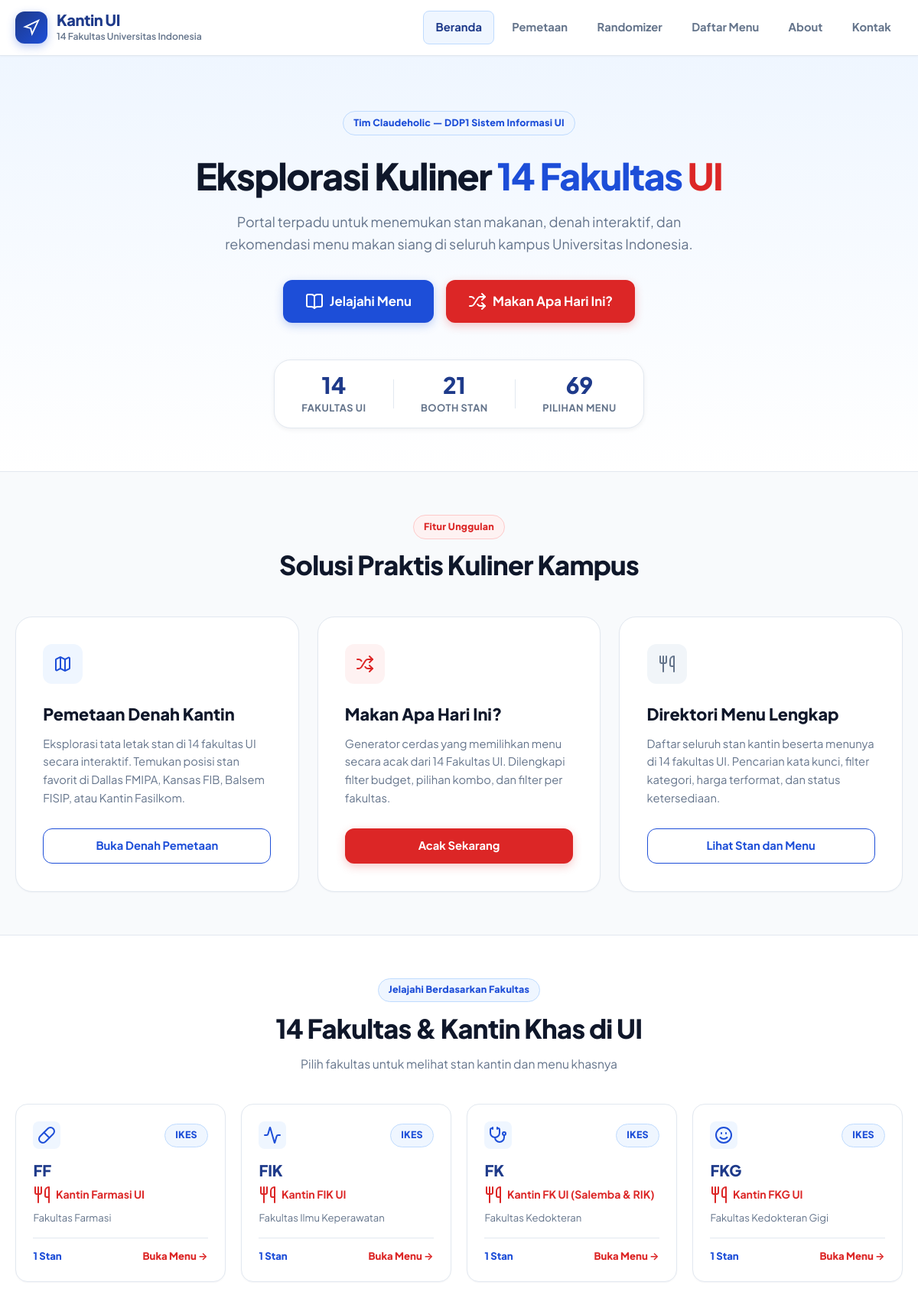
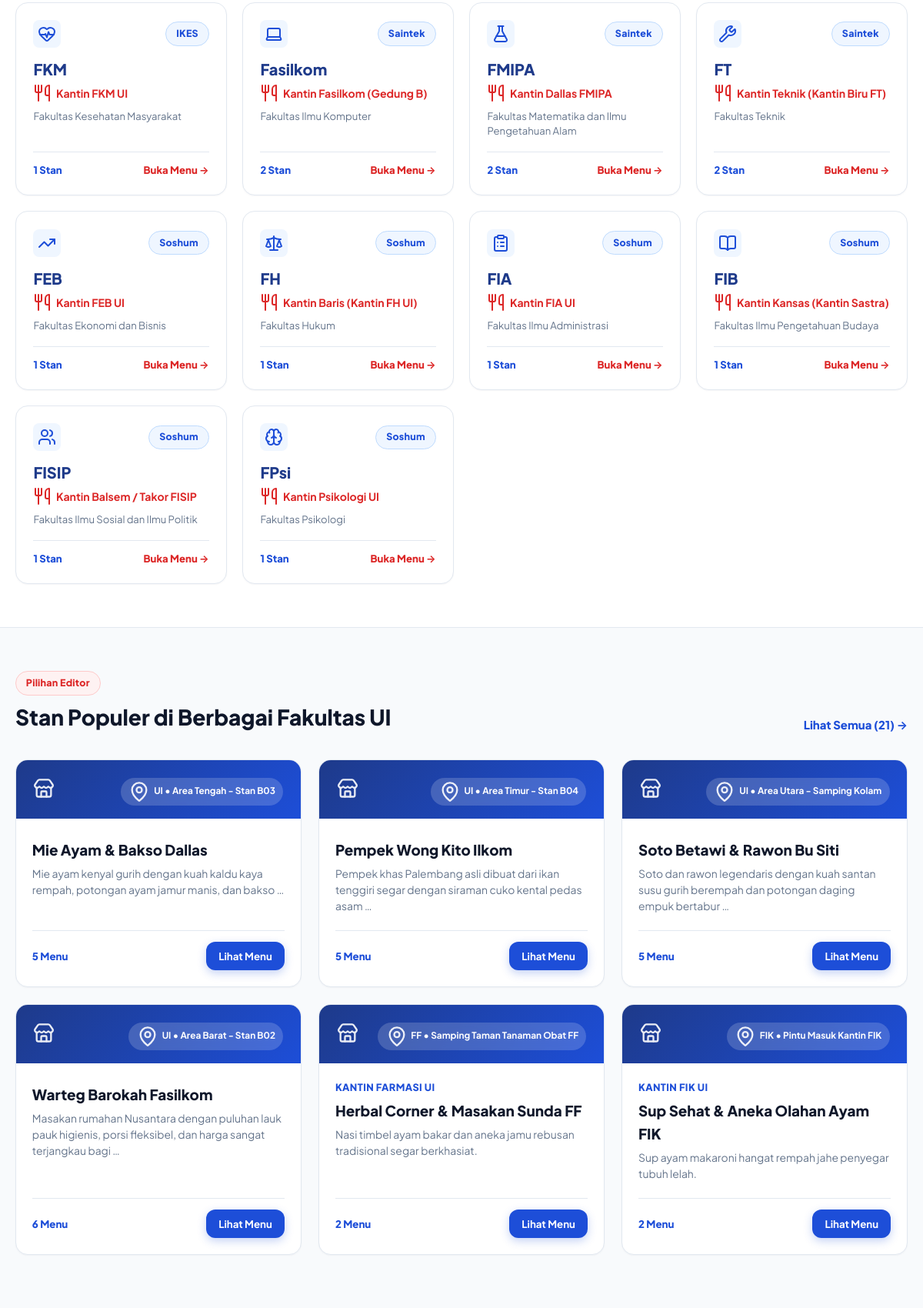
The page / (upper part) on the database its author committed (2 pictures, top to bottom).
### kantin/models.py (models this page shows, shortened)
class Faculty(models.Model):
    CLUSTER_CHOICES = [
        ('Saintek', 'Sains dan Teknologi (Saintek)'),
        ('Soshum', 'Sosial dan Humaniora (Soshum)'),
        ('IKES', 'Ilmu Kesehatan (IKES)'),
    ]
    name = models.CharField(
        max_length=100,
        verbose_name="Nama Fakultas"
    )
    short_name = models.CharField(
        max_length=20,
        unique=True,
        verbose_name="Singkatan (Akronim)"
    )
    canteen_name = models.CharField(
        max_length=100,
        verbose_name="Nama Populer Kantin",
        help_text="Contoh: Kantin Dallas, Kantin Balsem, Kantin Kansas, dll."
    )
    cluster = models.CharField(
        max_length=50,
        choices=CLUSTER_CHOICES,
        verbose_name="Rumpun Ilmu"
    )
    description = models.TextField(
        verbose_name="Deskripsi Kantin Fakultas"
    )
    location_desc = models.CharField(
        max_length=150,
        default="Kampus UI Depok",
        verbose_name="Lokasi di Kampus"
    )
    icon = models.CharField(
        max_length=50,
        default="landmark",
        verbose_name="Nama Icon Lucide",
        help_text="Nama ikon Lucide (misal: landmark, laptop, flask-conical, dll)"
    )
    created_at = models.DateTimeField(
        auto_now_add=True,
        verbose_name="Waktu Ditambahkan"
    )
    class Meta:
        verbose_name = "Fakultas UI"
        verbose_name_plural = "Daftar 14 Fakultas UI"
        ordering = ['cluster', 'name']

class Booth(models.Model):
    faculty = models.ForeignKey(
        Faculty,
        on_delete=models.CASCADE,
        related_name='booths',
        null=True,
        blank=True,
        verbose_name="Fakultas Asal"
    )
    name = models.CharField(
        max_length=100,
        verbose_name="Nama Booth"
    )
    description = models.TextField(
        verbose_name="Deskripsi Booth",
        help_text="Deskripsi singkat mengenai jenis makanan yang dijual atau keunikan booth"
    )
    location = models.CharField(
        max_length=100,
        verbose_name="Lokasi di Kantin",
        help_text="Contoh: Sayap Kiri Kantin Dallas, Depan Kolam Fasilkom, dll."
    )
    map_code = models.CharField(
        max_length=10,
        default="B1",
        verbose_name="Kode Denah",
        help_text="Kode penanda titik pada peta kantin (misal: B1, B2, B3)"
    )
    image = models.ImageField(
        upload_to='booths/',
        blank=True,
        null=True,
        verbose_name="Foto Booth (Opsional)"
    )
    created_at = models.DateTimeField(
        auto_now_add=True,
        verbose_name="Waktu Ditambahkan"
    )
    class Meta:
        verbose_name = "Booth Kantin"
        verbose_name_plural = "Daftar Booth Kantin"
        ordering = ['faculty', 'name']

### kantin/views.py (the view)
# urls.py: path('', views.home, name='home'),
def home(request):
    total_faculty = Faculty.objects.count()
    total_booth = Booth.objects.count()
    total_menu = Menu.objects.count()
    faculties = Faculty.objects.prefetch_related('booths').all()
    featured_booths = Booth.objects.select_related('faculty').all()[:6]
    context = {
        'total_faculty': total_faculty,
        'total_booth': total_booth,
        'total_menu': total_menu,
        'faculties': faculties,
        'featured_booths': featured_booths,
    }
    return render(request, 'kantin/home.html', context)

### templates/kantin/home.html (shortened to what this page needs)
{% extends "base.html" %}
{% load static %}
{% block content %}
<section class="hero">
  <div class="container">
    <span class="badge badge-blue" style="margin-bottom:1.1rem">Tim Claudeholic &mdash; DDP1 Sistem Informasi UI</span>
    <h1 class="hero-title">Eksplorasi Kuliner <span class="hl-blue">14 Fakultas</span> <span class="hl-red">UI</span></h1>
    <p class="hero-desc">Portal terpadu untuk menemukan stan makanan, denah interaktif, dan rekomendasi menu makan siang di seluruh kampus Universitas Indonesia.</p>
    <div class="hero-actions">
      <a href="{% url 'kantin:menu_list' %}" class="btn btn-blue" style="font-size:1.05rem;padding:.85rem 1.75rem"><i data-lucide="book-open"></i> Jelajahi Menu</a>
      <a href="{% url 'kantin:randomizer' %}" class="btn btn-red" style="font-size:1.05rem;padding:.85rem 1.75rem"><i data-lucide="shuffle"></i> Makan Apa Hari Ini?</a>
    </div>
    <div class="stats-bar">
      <div class="stat-item"><div class="stat-num">{{ total_faculty }}</div><div class="stat-label">Fakultas UI</div></div>
      <div class="stat-item"><div class="stat-num">{{ total_booth }}</div><div class="stat-label">Booth Stan</div></div>
      <div class="stat-item"><div class="stat-num">{{ total_menu }}</div><div class="stat-label">Pilihan Menu</div></div>
    </div>
  </div>
</section>
<section style="padding:3.5rem 0">
  <div class="container">
    <div class="section-header">
      <span class="badge badge-red">Fitur Unggulan</span>
      <h2 class="section-title">Solusi Praktis Kuliner Kampus</h2>
    </div>
    <div class="features-grid">
      <div class="feature-card feature-card-blue">
        <div class="feature-icon feature-icon-blue"><i data-lucide="map"></i></div>
        <h3 class="feature-title">Pemetaan Denah Kantin</h3>
        <p class="feature-desc">Eksplorasi tata letak stan di 14 fakultas UI secara interaktif. Temukan posisi stan favorit di Dallas FMIPA, Kansas FIB, Balsem FISIP, atau Kantin Fasilkom.</p>
        <a href="{% url 'kantin:mapping' %}" class="btn btn-outline-blue btn-block">Buka Denah Pemetaan</a>
      </div>
      <div class="feature-card feature-card-red">
        <div class="feature-icon feature-icon-red"><i data-lucide="shuffle"></i></div>
        <h3 class="feature-title">Makan Apa Hari Ini?</h3>
        <p class="feature-desc">Generator cerdas yang memilihkan menu secara acak dari 14 Fakultas UI. Dilengkapi filter budget, pilihan kombo, dan filter per fakultas.</p>
        <a href="{% url 'kantin:randomizer' %}" class="btn btn-red btn-block">Acak Sekarang</a>
      </div>
      <div class="feature-card feature-card-blue">
        <div class="feature-icon feature-icon-gray"><i data-lucide="utensils"></i></div>
        <h3 class="feature-title">Direktori Menu Lengkap</h3>
        <p class="feature-desc">Daftar seluruh stan kantin beserta menunya di 14 fakultas UI. Pencarian kata kunci, filter kategori, harga terformat, dan status ketersediaan.</p>
        <a href="{% url 'kantin:menu_list' %}" class="btn btn-outline-blue btn-block">Lihat Stan dan Menu</a>
      </div>
    </div>
  </div>
</section>
<section style="padding:3.5rem 0;background:white;border-top:1px solid var(--border);border-bottom:1px solid var(--border)">
  <div class="container">
    <div class="section-header">
      <span class="badge badge-blue">Jelajahi Berdasarkan Fakultas</span>
      <h2 class="section-title">14 Fakultas &amp; Kantin Khas di UI</h2>
      <p class="section-desc">Pilih fakultas untuk melihat stan kantin dan menu khasnya</p>
    </div>
    <div style="display:grid;grid-template-columns:repeat(auto-fill,minmax(255px,1fr));gap:1.25rem">
      {% for fac in faculties %}
      <a href="{% url 'kantin:menu_list' %}?faculty={{ fac.short_name }}" class="faculty-card">
        <div class="faculty-card-header">
          <div class="faculty-icon"><i data-lucide="{{ fac.icon|default:'landmark' }}"></i></div>
          <span class="badge badge-blue">{{ fac.cluster }}</span>
        </div>
        <div class="faculty-name">{{ fac.short_name }}</div>
        <div class="faculty-canteen"><i data-lucide="utensils"></i> {{ fac.canteen_name }}</div>
        <p class="faculty-fullname">{{ fac.name }}</p>
        <div class="faculty-footer">
          <span style="color:var(--blue)">{{ fac.booths.count }} Stan</span>
          <span style="color:var(--red)">Buka Menu &rarr;</span>
        </div>
      </a>
      {% endfor %}
    </div>
  </div>
</section>
<section style="padding:3.5rem 0 4.5rem">
  <div class="container">
    <div style="display:flex;justify-content:space-between;align-items:flex-end;margin-bottom:2rem;flex-wrap:wrap;gap:1rem">
      <div>
        <span class="badge badge-red" style="margin-bottom:.4rem">Pilihan Editor</span>
        <h2 style="font-size:1.75rem;font-weight:850;color:var(--text)">Stan Populer di Berbagai Fakultas UI</h2>
      </div>
      <a href="{% url 'kantin:menu_list' %}" style="font-weight:750;color:var(--blue);font-size:.93rem">Lihat Semua ({{ total_booth }}) &rarr;</a>
    </div>
    <div class="booth-grid">
      {% for booth in featured_booths %}
      <div class="booth-card">
        <div class="booth-card-banner">
          <i data-lucide="store"></i>
          <span class="booth-card-badge"><i data-lucide="map-pin"></i> {{ booth.faculty.short_name|default:'UI' }} &bull; {{ booth.location }}</span>
        </div>
        <div class="booth-card-body">
          <div class="booth-card-canteen">{{ booth.faculty.canteen_name }}</div>
          <h3 class="booth-card-title">{{ booth.name }}</h3>
          <p class="booth-card-desc">{{ booth.description|truncatewords:15 }}</p>
          <div class="booth-card-footer">
            <span style="font-size:.83rem;font-weight:750;color:var(--blue)">{{ booth.menus.count }} Menu</span>
            <a href="{% url 'kantin:booth_detail' booth.id %}" class="btn btn-blue" style="padding:.42rem .95rem;font-size:.83rem">Lihat Menu</a>
          </div>
        </div>
      </div>
      {% endfor %}
    </div>
  </div>
</section>
{% endblock %}

### rows shown on the page
Faculty: cluster "IKES", short_name "FF", canteen_name "Kantin Farmasi UI", name "Fakultas Farmasi", booths.count "1"
Faculty: cluster "IKES", short_name "FIK", canteen_name "Kantin FIK UI", name "Fakultas Ilmu Keperawatan", booths.count "1"
Faculty: cluster "IKES", short_name "FK", canteen_name "Kantin FK UI (Salemba & RIK)", name "Fakultas Kedokteran", booths.count "1"
Faculty: cluster "IKES", short_name "FKG", canteen_name "Kantin FKG UI", name "Fakultas Kedokteran Gigi", booths.count "1"
Faculty: cluster "IKES", short_name "FKM", canteen_name "Kantin FKM UI", name "Fakultas Kesehatan Masyarakat", booths.count "1"
Faculty: cluster "Saintek", short_name "Fasilkom", canteen_name "Kantin Fasilkom (Gedung B)", name "Fakultas Ilmu Komputer", booths.count "2"
Faculty: cluster "Saintek", short_name "FMIPA", canteen_name "Kantin Dallas FMIPA", name "Fakultas Matematika dan Ilmu Pengetahuan Alam", booths.count "2"
Faculty: cluster "Saintek", short_name "FT", canteen_name "Kantin Teknik (Kantin Biru FT)", name "Fakultas Teknik", booths.count "2"
Faculty: cluster "Soshum", short_name "FEB", canteen_name "Kantin FEB UI", name "Fakultas Ekonomi dan Bisnis", booths.count "1"
Faculty: cluster "Soshum", short_name "FH", canteen_name "Kantin Baris (Kantin FH UI)", name "Fakultas Hukum", booths.count "1"
Faculty: cluster "Soshum", short_name "FIA", canteen_name "Kantin FIA UI", name "Fakultas Ilmu Administrasi", booths.count "1"
Faculty: cluster "Soshum", short_name "FIB", canteen_name "Kantin Kansas (Kantin Sastra)", name "Fakultas Ilmu Pengetahuan Budaya", booths.count "1"
Faculty: cluster "Soshum", short_name "FISIP", canteen_name "Kantin Balsem / Takor FISIP", name "Fakultas Ilmu Sosial dan Ilmu Politik", booths.count "1"
Faculty: cluster "Soshum", short_name "FPsi", canteen_name "Kantin Psikologi UI", name "Fakultas Psikologi", booths.count "1"
Booth: faculty.short_name "UI", location "Area Tengah - Stan B03", name "Mie Ayam & Bakso Dallas", description "Mie ayam kenyal gurih dengan kuah kaldu kaya rempah, potongan ayam jamur manis, dan bakso …", menus.count "5"
Booth: faculty.short_name "UI", location "Area Timur - Stan B04", name "Pempek Wong Kito Ilkom", description "Pempek khas Palembang asli dibuat dari ikan tenggiri segar dengan siraman cuko kental pedas asam …", menus.count "5"
Booth: faculty.short_name "UI", location "Area Utara - Samping Kolam", name "Soto Betawi & Rawon Bu Siti", description "Soto dan rawon legendaris dengan kuah santan susu gurih berempah dan potongan daging empuk bertabur …", menus.count "5"
Booth: faculty.short_name "UI", location "Area Barat - Stan B02", name "Warteg Barokah Fasilkom", description "Masakan rumahan Nusantara dengan puluhan lauk pauk higienis, porsi fleksibel, dan harga sangat terjangkau bagi …", menus.count "6"
Booth: faculty.short_name "FF", location "Samping Taman Tanaman Obat FF", faculty.canteen_name "KANTIN FARMASI UI", name "Herbal Corner & Masakan Sunda FF", description "Nasi timbel ayam bakar dan aneka jamu rebusan tradisional segar berkhasiat.", menus.count "2"
Booth: faculty.short_name "FIK", location "Pintu Masuk Kantin FIK", faculty.canteen_name "KANTIN FIK UI", name "Sup Sehat & Aneka Olahan Ayam FIK", description "Sup ayam makaroni hangat rempah jahe penyegar tubuh lelah.", menus.count "2"

### other values the page prints
{{ total_faculty }} "14"
{{ total_booth }} "21"
{{ total_menu }} "69"
